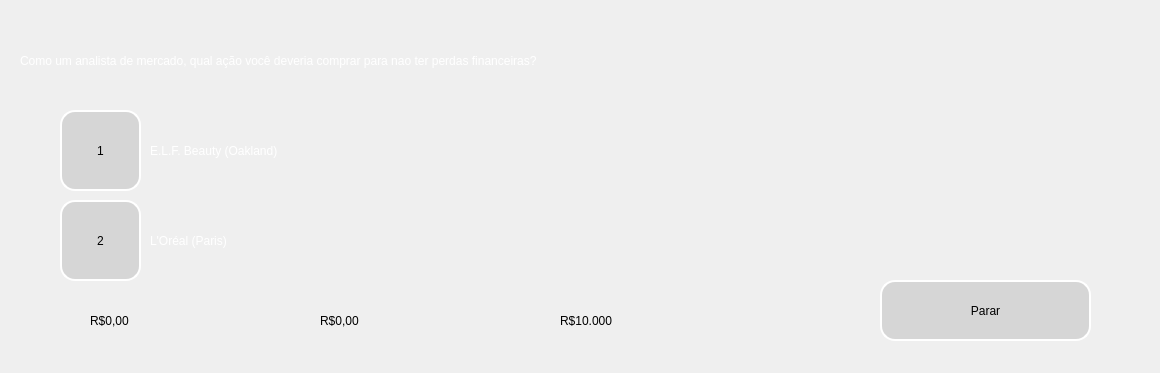
<?xml version="1.0" encoding="UTF-8"?>
<ui version="4.0">
 <class>MainWindow</class>
 <widget class="QMainWindow" name="MainWindow">
  <property name="geometry">
   <rect>
    <x>0</x>
    <y>0</y>
    <width>1160</width>
    <height>373</height>
   </rect>
  </property>
  <property name="minimumSize">
   <size>
    <width>1160</width>
    <height>373</height>
   </size>
  </property>
  <property name="maximumSize">
   <size>
    <width>1160</width>
    <height>373</height>
   </size>
  </property>
  <property name="windowTitle">
   <string>Show do Milhão Finances</string>
  </property>
  <property name="windowIcon">
   <iconset>
    <normaloff>imgs/icone.ico</normaloff>imgs/icone.ico</iconset>
  </property>
  <widget class="QWidget" name="centralwidget">
   <widget class="QLabel" name="label">
    <property name="geometry">
     <rect>
      <x>0</x>
      <y>-80</y>
      <width>1491</width>
      <height>531</height>
     </rect>
    </property>
    <property name="text">
     <string/>
    </property>
    <property name="pixmap">
     <pixmap>imgs/templante pergunta um.png</pixmap>
    </property>
   </widget>
   <widget class="QPushButton" name="botaoParar">
    <property name="geometry">
     <rect>
      <x>880</x>
      <y>280</y>
      <width>211</width>
      <height>61</height>
     </rect>
    </property>
    <property name="styleSheet">
     <string notr="true">QPushButton {
background-color: rgb(214, 214, 214);
font: 87 16pt &quot;Arial Black&quot;;
color: black;
border-radius: 15px;
border: 2px solid white;
}

QPushButton:hover {
border: 5px solid red;
color: red;
}

QPushButton:clicked {

}</string>
    </property>
    <property name="text">
     <string>Parar</string>
    </property>
   </widget>
   <widget class="QLabel" name="label_2">
    <property name="geometry">
     <rect>
      <x>20</x>
      <y>30</y>
      <width>631</width>
      <height>61</height>
     </rect>
    </property>
    <property name="styleSheet">
     <string notr="true">QLabel{
font: 87 14pt &quot;Arial Black&quot;;
color: white;
}</string>
    </property>
    <property name="text">
     <string>Como um analista de mercado, qual ação você deveria comprar para nao ter perdas financeiras?</string>
    </property>
    <property name="wordWrap">
     <bool>true</bool>
    </property>
   </widget>
   <widget class="QLabel" name="label_3">
    <property name="geometry">
     <rect>
      <x>150</x>
      <y>120</y>
      <width>351</width>
      <height>61</height>
     </rect>
    </property>
    <property name="styleSheet">
     <string notr="true">QLabel{
font: 87 16pt &quot;Arial Black&quot;;
color: white;
}</string>
    </property>
    <property name="text">
     <string>E.L.F. Beauty (Oakland)</string>
    </property>
    <property name="wordWrap">
     <bool>true</bool>
    </property>
   </widget>
   <widget class="QLabel" name="label_4">
    <property name="geometry">
     <rect>
      <x>150</x>
      <y>210</y>
      <width>221</width>
      <height>61</height>
     </rect>
    </property>
    <property name="styleSheet">
     <string notr="true">QLabel{
font: 87 16pt &quot;Arial Black&quot;;
color: white;
}</string>
    </property>
    <property name="text">
     <string>L'Oréal (Paris)</string>
    </property>
    <property name="wordWrap">
     <bool>true</bool>
    </property>
   </widget>
   <widget class="QPushButton" name="opcaoUm">
    <property name="geometry">
     <rect>
      <x>60</x>
      <y>110</y>
      <width>81</width>
      <height>81</height>
     </rect>
    </property>
    <property name="styleSheet">
     <string notr="true">QPushButton {
background-color: rgb(214, 214, 214);
font: 87 16pt &quot;Arial Black&quot;;
color: black;
border-radius: 15px;
border: 2px solid white;
}

QPushButton:hover {
border: 5px solid green;
color: green;
}

QPushButton:clicked {

}</string>
    </property>
    <property name="text">
     <string>1</string>
    </property>
   </widget>
   <widget class="QPushButton" name="opcaoDois">
    <property name="geometry">
     <rect>
      <x>60</x>
      <y>200</y>
      <width>81</width>
      <height>81</height>
     </rect>
    </property>
    <property name="styleSheet">
     <string notr="true">QPushButton {
background-color: rgb(214, 214, 214);
font: 87 16pt &quot;Arial Black&quot;;
color: black;
border-radius: 15px;
border: 2px solid white;
}

QPushButton:hover {
border: 5px solid green;
color: green;
}

QPushButton:clicked {

}</string>
    </property>
    <property name="text">
     <string>2</string>
    </property>
   </widget>
   <widget class="QLabel" name="label_5">
    <property name="geometry">
     <rect>
      <x>90</x>
      <y>290</y>
      <width>101</width>
      <height>61</height>
     </rect>
    </property>
    <property name="styleSheet">
     <string notr="true">QLabel{
font: 87 14pt &quot;Arial Black&quot;;
color: black;
}</string>
    </property>
    <property name="text">
     <string>R$0,00</string>
    </property>
    <property name="wordWrap">
     <bool>true</bool>
    </property>
   </widget>
   <widget class="QLabel" name="label_6">
    <property name="geometry">
     <rect>
      <x>320</x>
      <y>290</y>
      <width>101</width>
      <height>61</height>
     </rect>
    </property>
    <property name="styleSheet">
     <string notr="true">QLabel{
font: 87 14pt &quot;Arial Black&quot;;
color: black;
}</string>
    </property>
    <property name="text">
     <string>R$0,00</string>
    </property>
    <property name="wordWrap">
     <bool>true</bool>
    </property>
   </widget>
   <widget class="QLabel" name="label_7">
    <property name="geometry">
     <rect>
      <x>560</x>
      <y>290</y>
      <width>131</width>
      <height>61</height>
     </rect>
    </property>
    <property name="styleSheet">
     <string notr="true">QLabel{
font: 87 14pt &quot;Arial Black&quot;;
color: black;
}</string>
    </property>
    <property name="text">
     <string>R$10.000</string>
    </property>
    <property name="wordWrap">
     <bool>true</bool>
    </property>
   </widget>
  </widget>
 </widget>
 <resources/>
 <connections/>
</ui>
